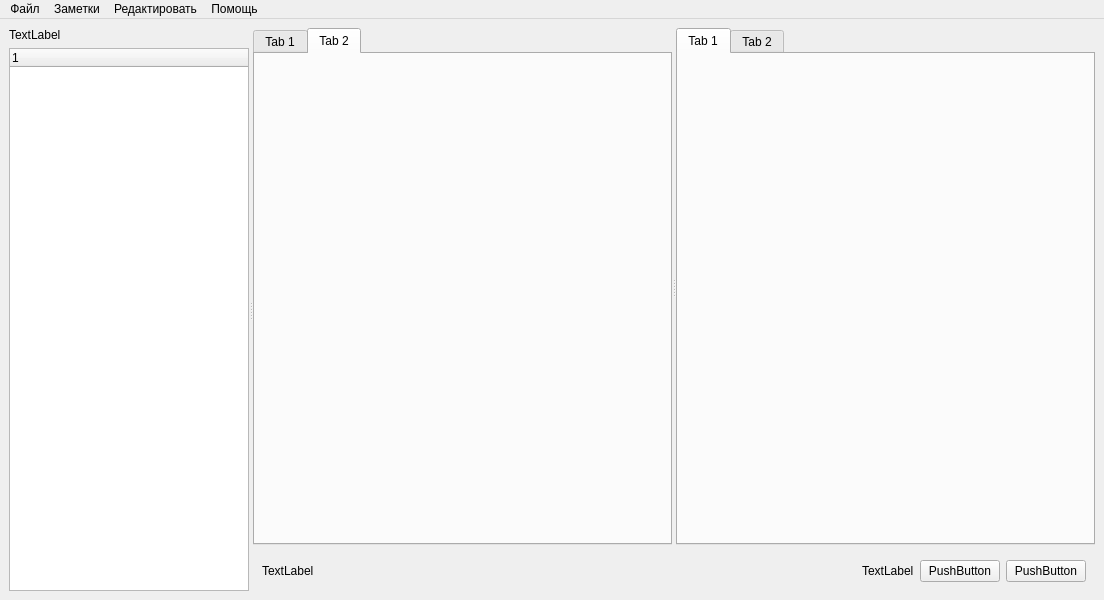
<?xml version="1.0" encoding="UTF-8"?>
<ui version="4.0">
 <class>MainWindow</class>
 <widget class="QMainWindow" name="MainWindow">
  <property name="geometry">
   <rect>
    <x>0</x>
    <y>0</y>
    <width>1104</width>
    <height>600</height>
   </rect>
  </property>
  <property name="windowTitle">
   <string>MainWindow</string>
  </property>
  <widget class="QWidget" name="centralwidget">
   <layout class="QVBoxLayout" name="verticalLayout_2">
    <item>
     <widget class="QSplitter" name="splitter_2">
      <property name="orientation">
       <enum>Qt::Horizontal</enum>
      </property>
      <widget class="QWidget" name="widget" native="true">
       <layout class="QVBoxLayout" name="verticalLayout_3">
        <item>
         <widget class="QLabel" name="label_3">
          <property name="text">
           <string>TextLabel</string>
          </property>
         </widget>
        </item>
        <item>
         <widget class="QTreeWidget" name="treeWidget">
          <column>
           <property name="text">
            <string notr="true">1</string>
           </property>
          </column>
         </widget>
        </item>
       </layout>
      </widget>
      <widget class="QWidget" name="widget_2" native="true">
       <layout class="QVBoxLayout" name="verticalLayout">
        <item>
         <widget class="QSplitter" name="splitter">
          <property name="orientation">
           <enum>Qt::Horizontal</enum>
          </property>
          <widget class="QTabWidget" name="tabWidget">
           <property name="currentIndex">
            <number>1</number>
           </property>
           <widget class="QWidget" name="tab">
            <attribute name="title">
             <string>Tab 1</string>
            </attribute>
           </widget>
           <widget class="QWidget" name="tab_2">
            <attribute name="title">
             <string>Tab 2</string>
            </attribute>
           </widget>
          </widget>
          <widget class="QTabWidget" name="tabWidget_2">
           <property name="currentIndex">
            <number>0</number>
           </property>
           <widget class="QWidget" name="tab_3">
            <attribute name="title">
             <string>Tab 1</string>
            </attribute>
           </widget>
           <widget class="QWidget" name="tab_4">
            <attribute name="title">
             <string>Tab 2</string>
            </attribute>
           </widget>
          </widget>
         </widget>
        </item>
        <item>
         <widget class="QWidget" name="widget_4" native="true">
          <property name="sizePolicy">
           <sizepolicy hsizetype="Preferred" vsizetype="Fixed">
            <horstretch>0</horstretch>
            <verstretch>0</verstretch>
           </sizepolicy>
          </property>
          <layout class="QHBoxLayout" name="horizontalLayout_2">
           <item>
            <widget class="QLabel" name="label">
             <property name="text">
              <string>TextLabel</string>
             </property>
            </widget>
           </item>
           <item>
            <spacer name="horizontalSpacer">
             <property name="orientation">
              <enum>Qt::Horizontal</enum>
             </property>
             <property name="sizeHint" stdset="0">
              <size>
               <width>598</width>
               <height>20</height>
              </size>
             </property>
            </spacer>
           </item>
           <item>
            <widget class="QLabel" name="label_2">
             <property name="text">
              <string>TextLabel</string>
             </property>
            </widget>
           </item>
           <item>
            <widget class="QPushButton" name="pushButton_2">
             <property name="text">
              <string>PushButton</string>
             </property>
            </widget>
           </item>
           <item>
            <widget class="QPushButton" name="pushButton">
             <property name="text">
              <string>PushButton</string>
             </property>
            </widget>
           </item>
          </layout>
         </widget>
        </item>
       </layout>
      </widget>
     </widget>
    </item>
   </layout>
  </widget>
  <widget class="QMenuBar" name="menubar">
   <property name="geometry">
    <rect>
     <x>0</x>
     <y>0</y>
     <width>1104</width>
     <height>22</height>
    </rect>
   </property>
   <widget class="QMenu" name="menu">
    <property name="title">
     <string>Файл</string>
    </property>
    <addaction name="OpenAction"/>
    <addaction name="ExportAction"/>
    <addaction name="ExitAction"/>
   </widget>
   <widget class="QMenu" name="menu_2">
    <property name="title">
     <string>Заметки</string>
    </property>
    <addaction name="NewAction"/>
    <addaction name="SaveCopyAction"/>
    <addaction name="SaveAsAction"/>
    <addaction name="ClearAction"/>
    <addaction name="DeleteAction"/>
   </widget>
   <widget class="QMenu" name="menu_3">
    <property name="title">
     <string>Редактировать</string>
    </property>
    <addaction name="UndoAction"/>
    <addaction name="ReturnAction"/>
    <addaction name="CopyAction"/>
    <addaction name="PasteAction"/>
    <addaction name="CutAction"/>
    <addaction name="SettingsAction"/>
   </widget>
   <widget class="QMenu" name="menu_4">
    <property name="title">
     <string>Помощь</string>
    </property>
    <addaction name="ReferenceAction"/>
    <addaction name="AboutProgramAction"/>
   </widget>
   <addaction name="menu"/>
   <addaction name="menu_2"/>
   <addaction name="menu_3"/>
   <addaction name="menu_4"/>
  </widget>
  <action name="OpenAction">
   <property name="text">
    <string>Открыть</string>
   </property>
   <property name="toolTip">
    <string>Открыть</string>
   </property>
  </action>
  <action name="ExportAction">
   <property name="text">
    <string>Экспорт</string>
   </property>
   <property name="toolTip">
    <string>Экспорт</string>
   </property>
  </action>
  <action name="ExitAction">
   <property name="text">
    <string>Выход</string>
   </property>
   <property name="toolTip">
    <string>Выход</string>
   </property>
  </action>
  <action name="NewAction">
   <property name="text">
    <string>Новая</string>
   </property>
  </action>
  <action name="SaveCopyAction">
   <property name="text">
    <string>Сохранить копию</string>
   </property>
  </action>
  <action name="SaveAsAction">
   <property name="text">
    <string>Сохранить как</string>
   </property>
  </action>
  <action name="ClearAction">
   <property name="text">
    <string>Очистить</string>
   </property>
  </action>
  <action name="DeleteAction">
   <property name="text">
    <string>Удалить</string>
   </property>
  </action>
  <action name="UndoAction">
   <property name="text">
    <string>Отменить</string>
   </property>
  </action>
  <action name="ReturnAction">
   <property name="text">
    <string>Вернуть</string>
   </property>
  </action>
  <action name="CopyAction">
   <property name="text">
    <string>Копировать</string>
   </property>
  </action>
  <action name="PasteAction">
   <property name="text">
    <string>Вставить</string>
   </property>
  </action>
  <action name="CutAction">
   <property name="text">
    <string>Вырезать </string>
   </property>
  </action>
  <action name="SettingsAction">
   <property name="text">
    <string>Настройки</string>
   </property>
  </action>
  <action name="ReferenceAction">
   <property name="text">
    <string>Справка</string>
   </property>
  </action>
  <action name="AboutProgramAction">
   <property name="text">
    <string>О программе</string>
   </property>
  </action>
 </widget>
 <resources/>
 <connections/>
</ui>
